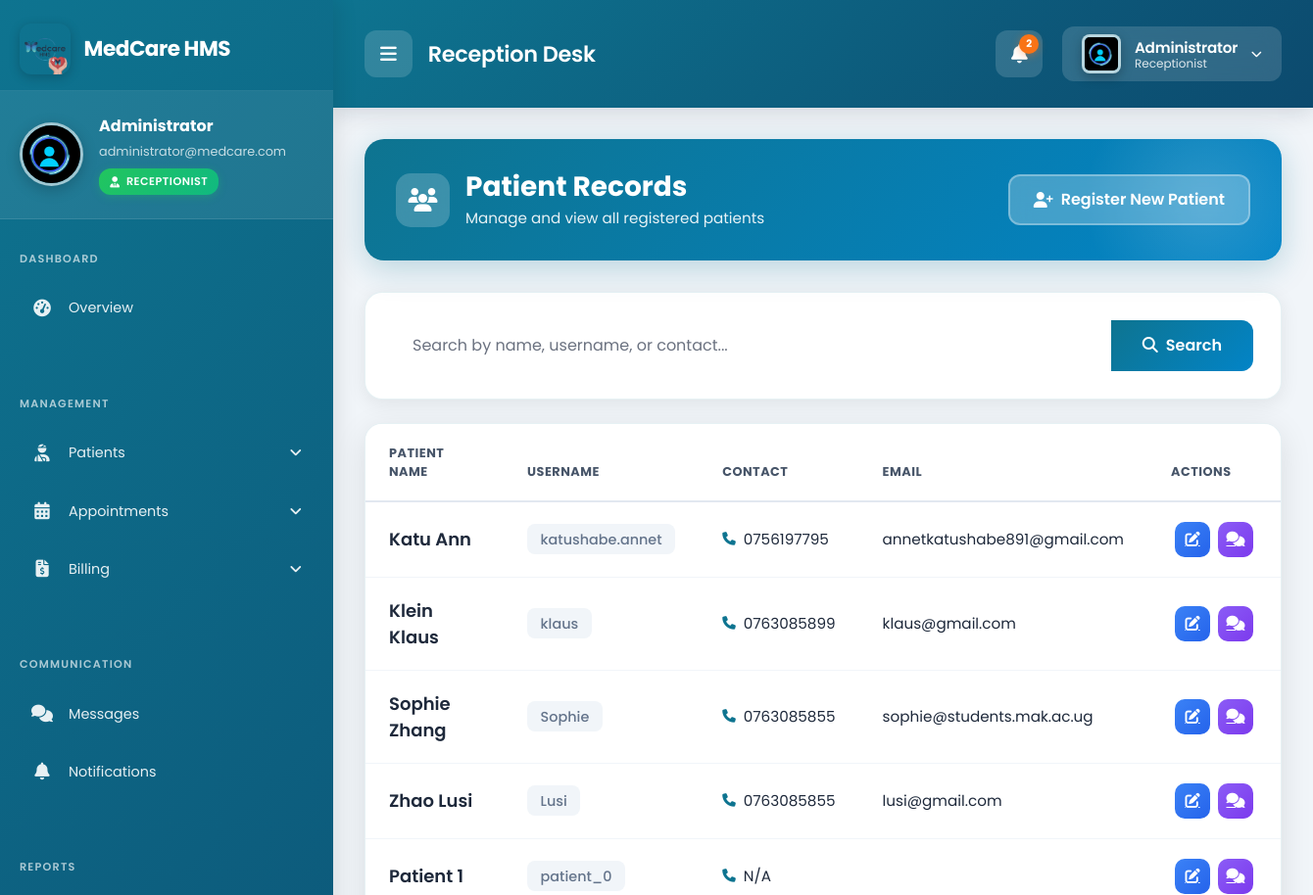
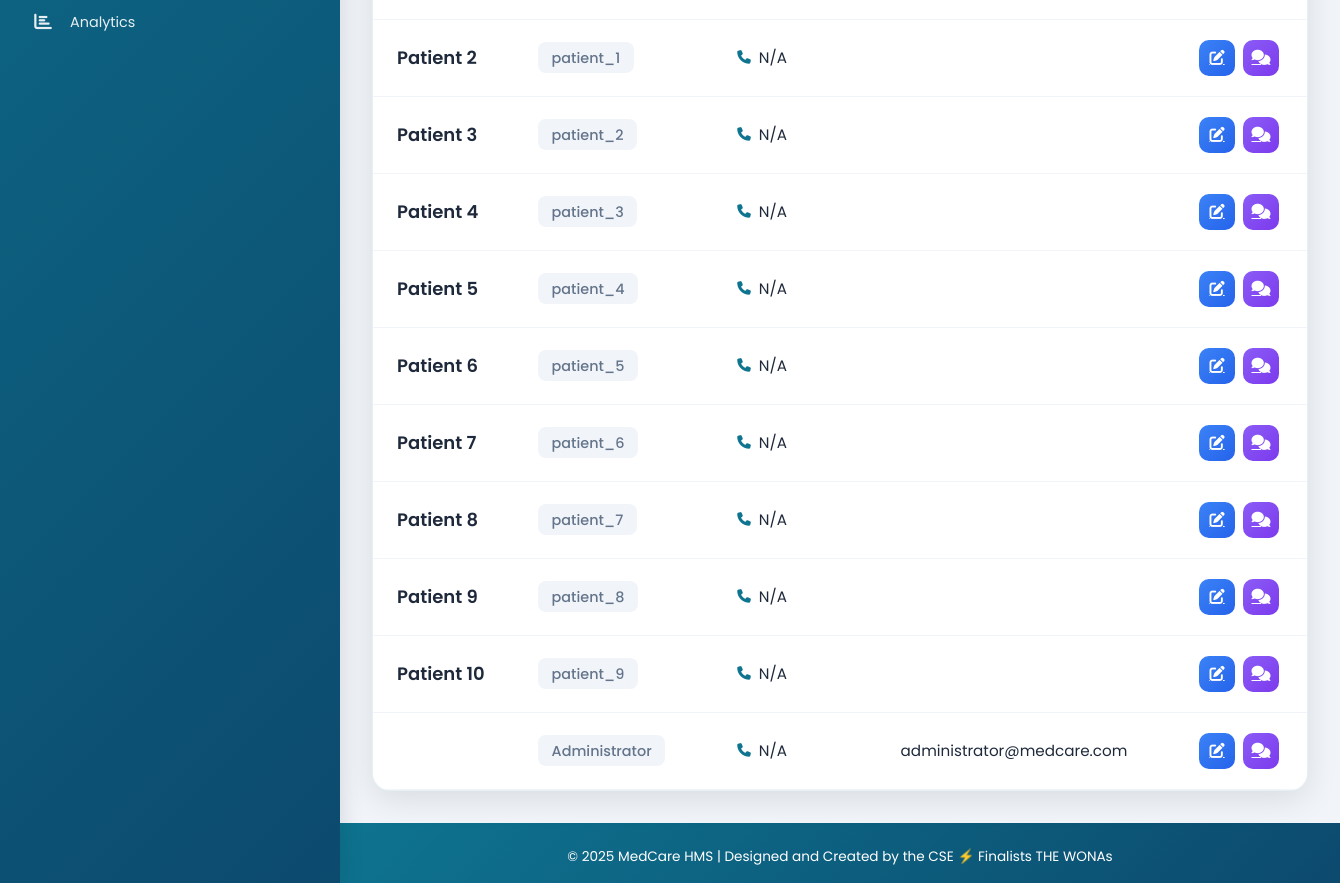
Page /receptionist/patients/ (signed in) on the earlier database version (2 pictures, top to bottom).
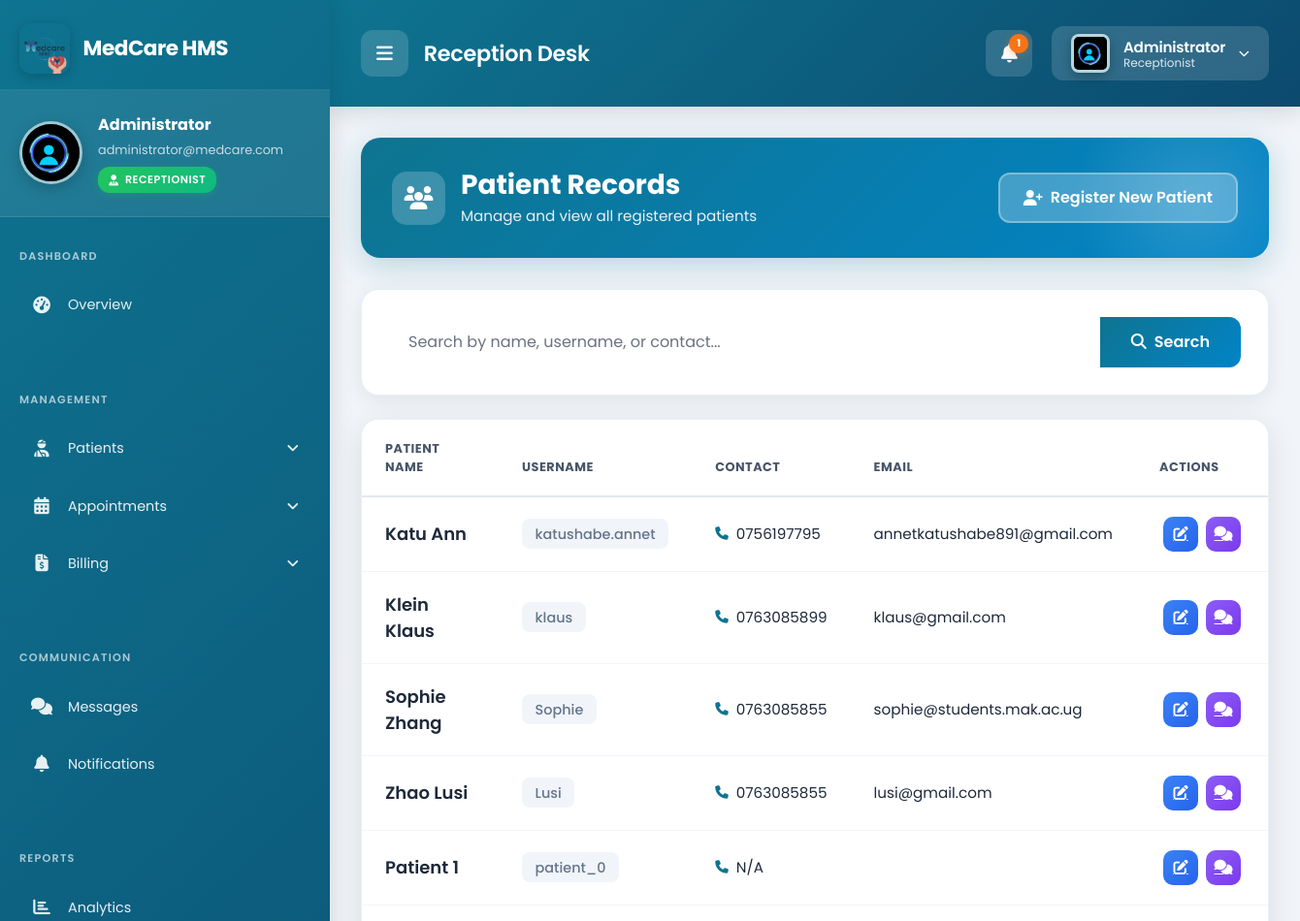
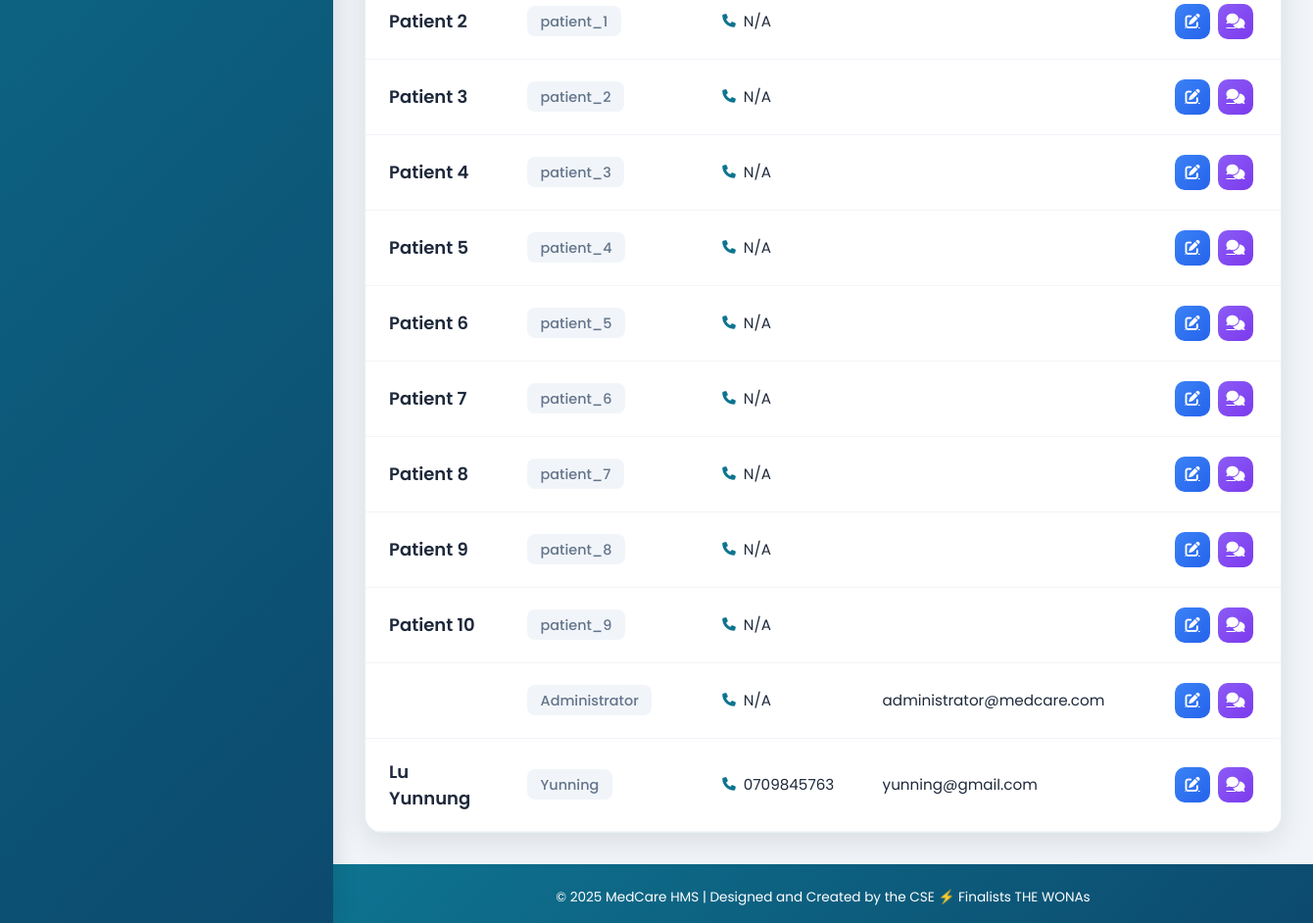
Same page on the later database version (2 pictures, top to bottom).
### patients/models.py (models this page shows, shortened)
class PatientProfile(models.Model):
    GENDER_CHOICES = (('Male', 'Male'), ('Female', 'Female'), ('Other', 'Other'))
    BLOOD_GROUP_CHOICES = (
        ('A+', 'A+'), ('A-', 'A-'), ('B+', 'B+'), ('B-', 'B-'),
        ('AB+', 'AB+'), ('AB-', 'AB-'), ('O+', 'O+'), ('O-', 'O-'),
    )
    user = models.OneToOneField(User, on_delete=models.CASCADE, related_name='patientprofile')
    profile_picture = models.ImageField(upload_to=get_patient_image_path, null=True, blank=True, default='static/profile_pictures/default.jpeg')
    date_of_birth = models.DateField(null=True, blank=True)
    gender = models.CharField(max_length=10, choices=GENDER_CHOICES, null=True, blank=True)
    address = models.TextField(max_length=500, null=True, blank=True)
    blood_group = models.CharField(max_length=3, choices=BLOOD_GROUP_CHOICES, null=True, blank=True)
    emergency_contact_name = models.CharField(max_length=100, null=True, blank=True)
    emergency_contact_number = models.CharField(max_length=20, null=True, blank=True)
    medical_history = models.TextField(null=True, blank=True, help_text="Allergies, chronic conditions, etc.")
    insurance_provider = models.CharField(max_length=100, null=True, blank=True)
    insurance_policy_number = models.CharField(max_length=100, null=True, blank=True)

### accounts/models.py (models this page shows, shortened)
class UserProfile(models.Model):
    ROLE_CHOICES = (
        ('ADMIN', 'Admin'),
        ('DOCTOR', 'Doctor'),
        ('RECEPTIONIST', 'Receptionist'),
        ('PATIENT', 'Patient'),
    )
    user = models.OneToOneField(User, on_delete=models.CASCADE)
    role = models.CharField(max_length=20, choices=ROLE_CHOICES)
    contact = models.CharField(max_length=20, null=True, blank=True)

### receptionist/views.py (the view)
# urls.py: path('patients/', views.patient_list_view, name='patient_list'),
@login_required
@receptionist_required
def patient_list_view(request):
    query = request.GET.get('q')
    if query:
        patients = PatientProfile.objects.filter(
            Q(user__username__icontains=query) |
            Q(user__first_name__icontains=query) |
            Q(user__last_name__icontains=query) |
            Q(user__userprofile__contact__icontains=query)
        ).select_related('user', 'user__userprofile')
    else:
        patients = PatientProfile.objects.all().select_related('user', 'user__userprofile')
    return render(request, 'receptionist/patient_list.html', {'patients': patients, 'query': query})

### accounts/templatetags/profile_tags.py (called while the page is built)
@register.simple_tag
def get_profile_image_url(user):
    try:
        if hasattr(user, 'doctorprofile') and user.doctorprofile.profile_picture:
            return user.doctorprofile.profile_picture.url
        elif hasattr(user, 'patientprofile') and user.patientprofile.profile_picture:
            return user.patientprofile.profile_picture.url
        elif hasattr(user, 'receptionistprofile') and user.receptionistprofile.profile_picture:
            return user.receptionistprofile.profile_picture.url
    except (AttributeError, ValueError):
        pass
    return '/static/profile_pictures/default.jpeg'

@register.simple_tag
def get_user_initials(user):
    if user.first_name and user.last_name:
        return f"{user.first_name[0]}{user.last_name[0]}".upper()
    elif user.first_name:
        return user.first_name[0].upper()
    elif user.username:
        return user.username[0].upper()
    return "U"

### chat/models.py (called while the page is built)
    def get_unread_count_for_user(self, user):
        return self.messages.filter(is_read=False).exclude(sender=user).count()

### templates/receptionist/patient_list.html (shortened to what this page needs)
{% extends 'base_receptionist.html' %}
{% block content %}
<div class="patients-container">
    <div class="patients-header">
        <div class="patients-header-content">
            <div class="patients-title">
                <div class="title-icon">
                    <i class="fas fa-users"></i>
                </div>
                <div>
                    <h2>Patient Records</h2>
                    <p>Manage and view all registered patients</p>
                </div>
            </div>
            <a href="{% url 'receptionist:add_patient' %}" class="btn-add-patient">
                <i class="fas fa-user-plus"></i>
                Register New Patient
            </a>
        </div>
    </div>
    <div class="search-card">
        <form method="get">
            <div class="input-group">
                <input type="text" name="q" class="form-control search-input"
                       placeholder="Search by name, username, or contact..."
                       value="{{ query|default:'' }}">
                <button class="btn btn-search" type="submit">
                    <i class="fas fa-search me-2"></i>Search
                </button>
            </div>
        </form>
    </div>
    <div class="table-card">
        <div class="table-responsive">
            <table class="table patients-table">
                <thead>
                    <tr>
                        <th>Patient Name</th>
                        <th>Username</th>
                        <th>Contact</th>
                        <th>Email</th>
                        <th>Actions</th>
                    </tr>
                </thead>
                <tbody>
                    {% for patient in patients %}
                    <tr>
                        <td><span class="patient-name">{{ patient.user.get_full_name }}</span></td>
                        <td><span class="username-badge">{{ patient.user.username }}</span></td>
                        <td>
                            <div class="contact-info">
                                <i class="fas fa-phone"></i>
                                {{ patient.user.userprofile.contact|default:"N/A" }}
                            </div>
                        </td>
                        <td>{{ patient.user.email }}</td>
                        <td>
                            <div class="d-flex">
                                <a href="{% url 'receptionist:edit_patient' patient.pk %}"
                                   class="action-btn action-btn-edit"
                                   title="Edit Patient Details">
                                    <i class="fas fa-edit"></i>
                                </a>
                                <a href="{% url 'chat:start_chat' patient.user.id %}"
                                   class="action-btn action-btn-chat"
                                   title="Chat with Patient">
                                    <i class="fas fa-comments"></i>
                                </a>
                            </div>
                        </td>
                    </tr>
                    {% endfor %}
                </tbody>
            </table>
        </div>
    </div>
</div>
{% endblock %}

### templates/base_receptionist.html (shortened to what the changed rows need)
{% load static %}
{% load profile_tags %}
<!DOCTYPE html>
<html lang="en">
<head>
    <link href="https://cdn.jsdelivr.net/npm/bootstrap@5.3.0/dist/css/bootstrap.min.css" rel="stylesheet">
    <link rel="stylesheet" href="https://cdnjs.cloudflare.com/ajax/libs/font-awesome/6.4.0/css/all.min.css">
    <link rel="stylesheet" href="{% static 'css/themes/receptionist-theme.css' %}">
</head>
<body class="receptionist-theme">
    <div class="content-wrapper" id="receptionistContent">
        <div class="topbar">
            <div class="topbar-right">
                <a href="{% url 'notifications:notification_list' %}" class="notification-btn" title="Notifications">
                    <i class="fas fa-bell"></i>
                    {% if unread_notifications_count %}
                    <span class="notification-badge">{{ unread_notifications_count|default:"0" }}</span>
                    {% endif %}
                </a>
            </div>
        </div>
        <div class="main-content">
            {% block content %}{% endblock %}
        </div>
    </div>
</body>
</html>

Differences in the rows shown:
added PatientProfile: user.get_full_name "Lu Yunnung", user.username "Yunning", user.userprofile.contact "0709845763", user.email "yunning@gmail.com"
Other differences:
{{ unread_notifications_count|default:"0" }}: "2" → "1"
